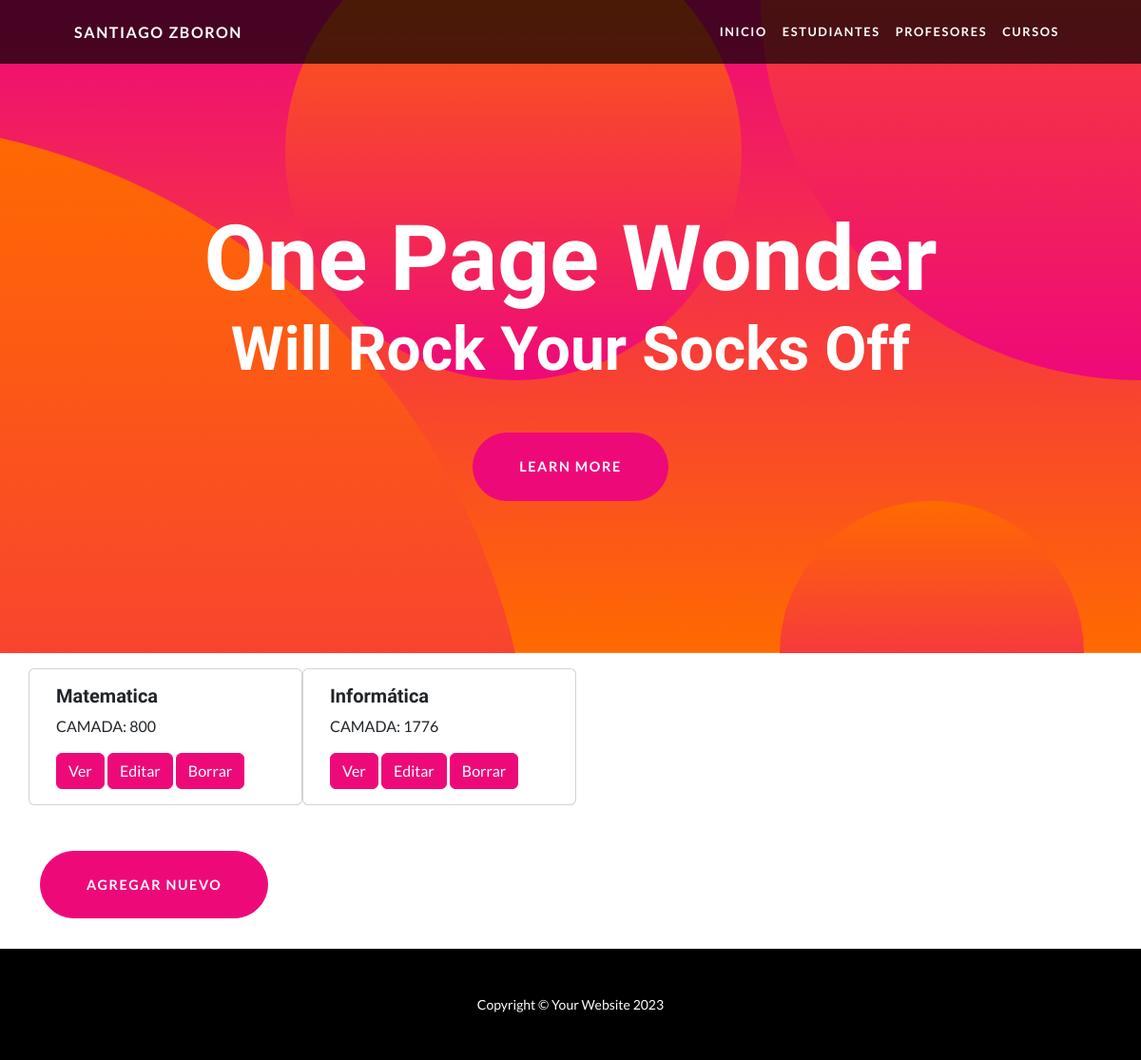
/AppEntrega3/curso-list/, run on an earlier commit of the app's database.
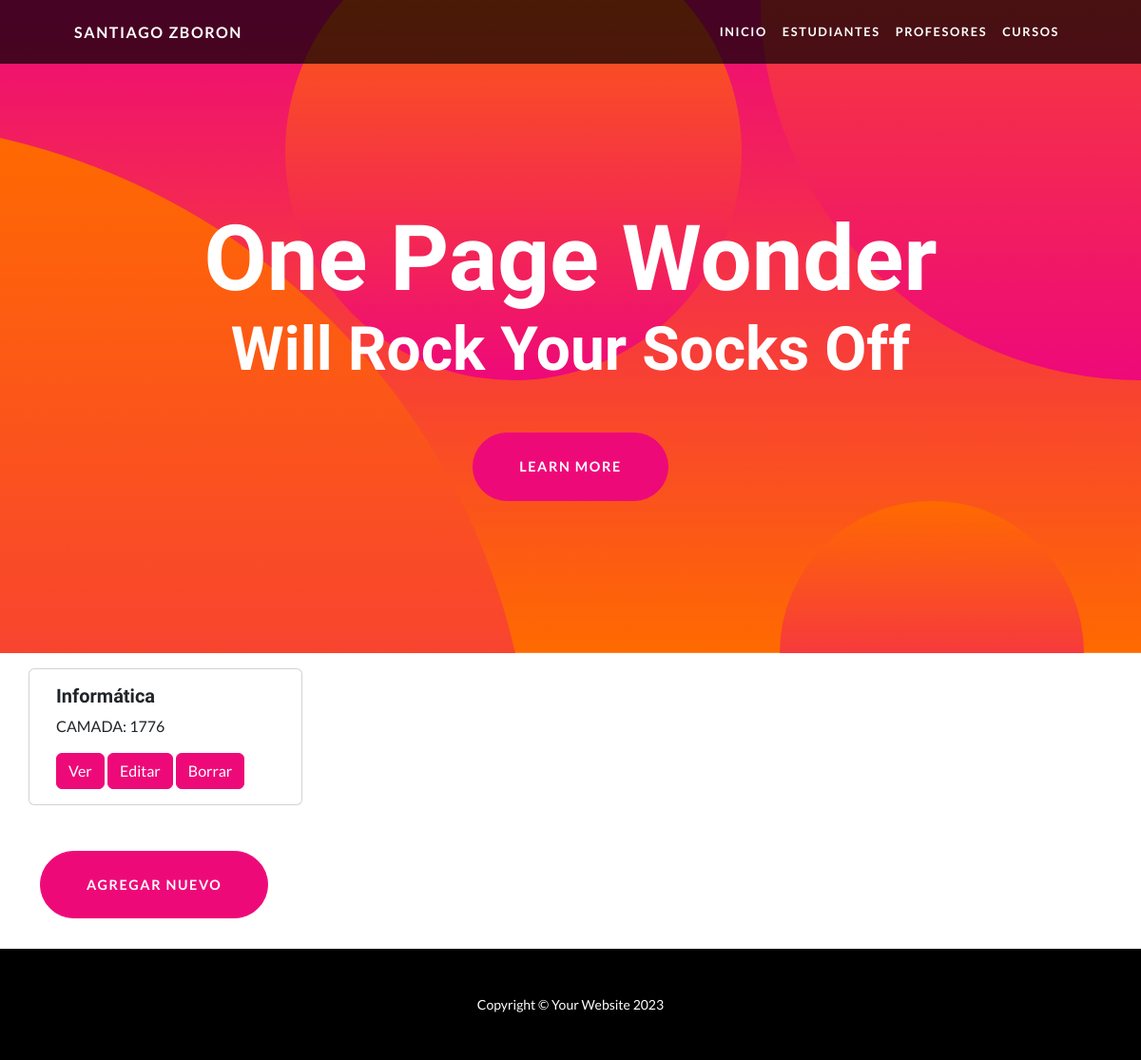
And on a later commit of the database.
### AppEntrega3/models.py (models this page shows, shortened)
class Curso(models.Model):
    nombre = models.CharField(max_length=40)
    camada = models.IntegerField()
    descripcion = models.TextField(blank=True)

### AppEntrega3/views.py (the view)
# urls.py: path('curso-list/', views.CursoListView.as_view(), name="CursoList"),
class CursoListView(ListView):
    model = Curso
    template_name = "AppEntrega3/curso_list.html"
    def get(self, request, *args, **kwargs):
        return super().get(request, *args, **kwargs)

### AppEntrega3/templates/AppEntrega3/curso_list.html (shortened to what this page needs)
{% extends 'AppEntrega3/base.html' %}
{% load static %}
{% block main %}
<div class="row">
    {% for curso in object_list %}
        <div class="card" style="width: 18rem;" >
            <div class="card-body">
            <h5 class="card-title">{{ curso.nombre }}</h5>
            <p class="card-text">CAMADA: {{ curso.camada }}</p>
            <a href="{% url 'CursoDetail' curso.id %}" class="btn btn-primary">Ver</a>
            <a href="{% url 'CursoUpdate' curso.id %}" class="btn btn-primary">Editar</a>
            <a href="{% url 'CursoDelete' curso.id %}" class="btn btn-primary">Borrar</a>
            </div>
        </div>
    {% endfor %}
</div>
<a class="btn btn-primary btn-xl rounded-pill mt-5" href="{% url 'CursoCreate' %}">Agregar nuevo</a>
{% endblock main %}

What changed in the data, as far as the page shows it:
removed Curso: nombre "Matematica", camada "800"
